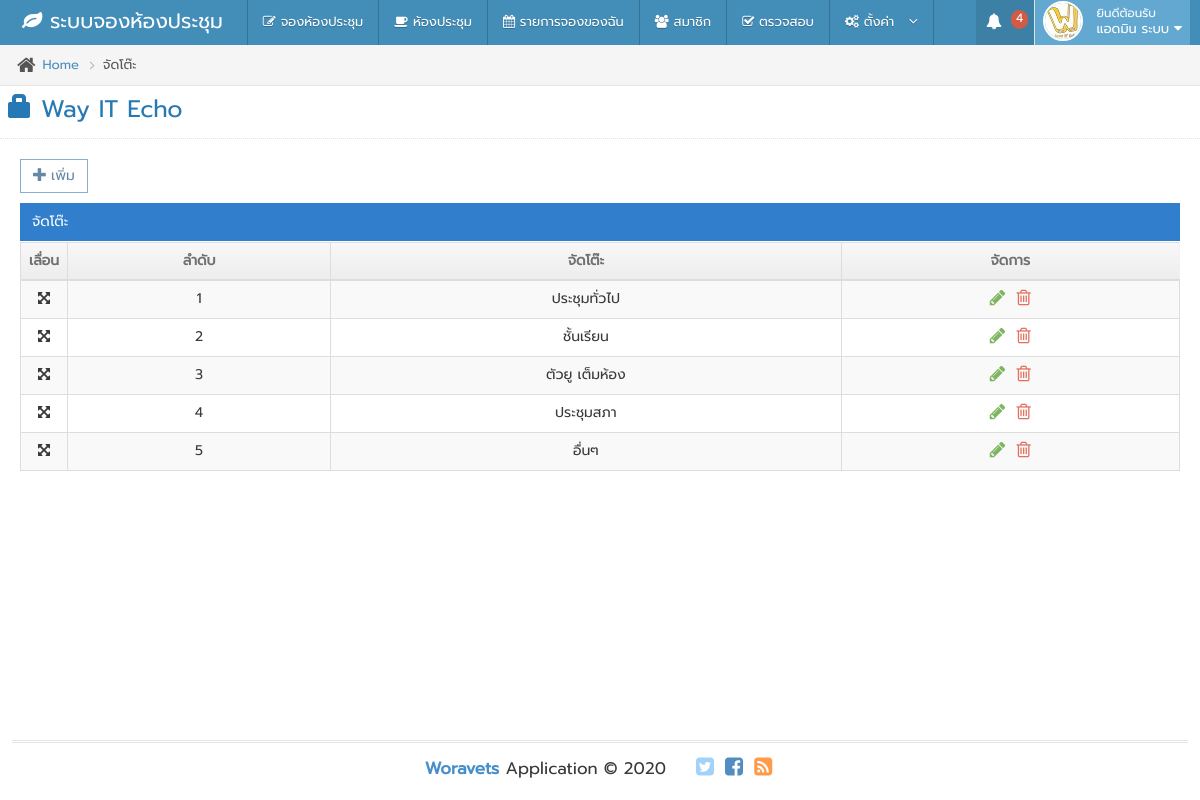
The app's page /style/index.php (signed in) with its own data.
### tables this page shows
CREATE TABLE `tb_member` (
  `id_member` int(5) NOT NULL,
  `username` varchar(20) NOT NULL,
  `password` varchar(20) NOT NULL,
  `ntitle` varchar(10) NOT NULL,
  `firstname` varchar(50) NOT NULL,
  `surname` varchar(50) NOT NULL,
  `email` varchar(50) NOT NULL,
  `status` varchar(5) NOT NULL,
  `position` varchar(200) NOT NULL,
  `phone` varchar(10) NOT NULL,
  `active` int(1) NOT NULL,
  `login_date` datetime NOT NULL,
  `login_times` int(6) NOT NULL,
  `create_date` datetime NOT NULL,
  `FilesName` varchar(20) NOT NULL
);

CREATE TABLE `tb_style` (
  `id_style` int(10) NOT NULL,
  `name_style` varchar(100) NOT NULL,
  `position` int(2) NOT NULL
);

### style/index.php (the view, shortened to what this page needs)
<?php
$title = 'จัดโต๊ะ';
include 'templates/header.php';
?>
<div class="breadcrumbs ace-save-state" id="breadcrumbs">
						<ul class="breadcrumb">
							<li>
								<i class="ace-icon fa fa-home home-icon"></i>
								<a href="index.php?page=home">Home</a>
							</li>
							<li class="active">จัดโต๊ะ</li>
						</ul>
</div>
<div class="page-header">
							<h1>
								<?php echo $org; ?>
							</h1>
</div>
<div class="main-container ace-save-state" id="main-container">
    <div class="main-content">
		<div class="main-content-inner">
			<div class="page-content" >
                <div class="row" >
                    <div class="col-sm-12">
<?php if ($_GET['action']=='') {
 ?>
<p> <a class="btn btn-white btn-primary" href="index.php?page=style&action=add" role="button"><i class="ace-icon glyphicon glyphicon-plus"></i>เพิ่ม</a><p>
<div class="table-header">
<?php echo $title; ?>
</div>
		<div>
<table id="dynamic-table" class="table table-striped table-bordered table-hover" >
<thead>
  <tr>
	<th width="20">เลื่อน</th>
    <th class="center">ลำดับ</th>
	<th class="center">จัดโต๊ะ</th>
	<th class="center">จัดการ</th>
  </tr>
</thead>
<tbody id="sortable">
<?php
$i=1 ;
$meSQL = "SELECT * FROM tb_style ORDER BY position asc";
$meQuery = $conn->query($meSQL);
while ($rs = $meQuery->fetch_assoc()){
?>
  <tr data-sort-id="<?php echo $rs['id_style']; ?>">
	<td class="center"><i class="fa fa-fw fa-arrows-alt" data-toggle="tooltip" title="Grag up or down"></i></td>
    <td class="center"><?php echo $i++; ?></td>
    <td class="center"><?php echo $rs['name_style']?></td>
	<td class="center">
	<div class="hidden-sm hidden-xs action-buttons">
	<a class="green" href="index.php?page=style&action=edit&id=<?php echo $rs['id_style']; ?>">
		<i class="ace-icon fa fa-pencil bigger-130" title="แก้ไข"></i>
	</a>
	<a class="red" href="style/action.php?action=delete&id=<?php echo $rs['id_style']; ?>" OnClick="return chkdel();">
		<i class="ace-icon fa fa-trash-o bigger-130" title="ลบ"></i>
	</a>
</div>
	</td>
  </tr>
  <?php } ?>
  </tbody>
</table>
<?php } ?>
				</div>
            </div>
		</div>
	</div>
<?php
include 'templates/footer.php';
?>

### templates/header.php (shortened to what this page needs)
<?php
if ($_SESSION['id'] != '') {
include 'connect.php';
$sql = "SELECT * FROM tb_member WHERE id_member = '{$_SESSION['id']}' ";
$rs = $conn->query( $sql )->fetch_assoc() ;
}
?>
<!DOCTYPE html>
<html lang="en" xmlns="http://www.w3.org/1999/xhtml">
	<head>
		<link rel="stylesheet" href="custom.css" />
		<link rel="stylesheet" href="assets/css/bootstrap.min.css" />
		<link rel="stylesheet" href="assets/font-awesome/4.5.0/css/font-awesome.min.css" />
        <link rel="stylesheet" href="assets/css/jquery-ui.custom.min.css" />
		<link rel="stylesheet" href="assets/css/colorbox.min.css" />
		<link rel="stylesheet" href="assets/css/ace.min.css" class="ace-main-stylesheet" id="main-ace-style" />
		<link rel="stylesheet" href="assets/css/ace-skins.min.css" />
		<link rel="stylesheet" href="assets/css/ace-rtl.min.css" />
        <link rel="stylesheet" href="assets/fullcalendar-3.6.2/fullcalendar.min.css"/>
        <link href="assets/dist/css/bootstrap-datepicker.css" rel="stylesheet" />
	</head>
<body class="no-skin">
<div id="navbar" class="navbar navbar-default    navbar-collapse       h-navbar ace-save-state">
			<div class="navbar-container ace-save-state" id="navbar-container">
				<div class="navbar-header pull-left">
					<a href="index.php?page=home" class="navbar-brand">
						<small>
							<i class="fa fa-leaf"></i>
							ระบบจองห้องประชุม
						</small>
					</a>
				</div>
				<nav id="sidebar" role="navigation" class="navbar-menu pull-left navbar-collapse collapse">
					<ul class="nav navbar-nav">
						<li class="<?php if ($_GET['page']=='booking'){echo 'active';}?>">
							<a href="index.php?page=booking">
								<i class="ace-icon fa  fa-pencil-square-o"></i>
								จองห้องประชุม
							</a>
						</li>
						<li class="<?php if ($_GET['page']=='rooms'){echo 'active';}?>">
							<a href="index.php?page=rooms">
								<i class="ace-icon fa  fa-coffee"></i>
								ห้องประชุม
							</a>
						</li>
<?php if ($_SESSION['status'] == 'admin' || $_SESSION['status'] == 'user') {?>
						<li class="<?php if ($_GET['page']=='mybooking'){echo 'active';}?>">
							<a href="index.php?page=mybooking">
								<i class="ace-icon fa  fa-calendar"></i>
								รายการจองของฉัน
							</a>
						</li>
<?php } ?>
<?php   if ($_SESSION['status'] =='admin')  { ?>
						<li class="<?php if ($_GET['page']=='member'){echo 'active';}?>">
							<a href="index.php?page=member">
								<i class="ace-icon fa fa-users"></i>
								สมาชิก
							</a>
						</li>
						<li class="<?php if ($_GET['page']=='report'){echo 'active';}?>">
							<a href="index.php?page=report">
								<i class="ace-icon fa fa-check-square-o"></i>
								ตรวจสอบ
							</a>
						</li>
						<li class="<?php if ($_GET['page']=='setrooms' || $_GET['page']=='style' || $_GET['page']=='equip' ){echo 'active';}?>">
							<a href="#" class="dropdown-toggle" data-toggle="dropdown">
							<i class="ace-icon fa fa-cogs"></i>
								ตั้งค่า
	  		&nbsp;
								<i class="ace-icon fa fa-angle-down bigger-110"></i>
							</a>
						</li>
<?php } ?>
					</ul>
				</nav>
				<div class="navbar-buttons navbar-header pull-right " role="navigation">
<?php if ($_SESSION['id'] != '') {?>
					<ul class="nav ace-nav">
<?php 	if ($_SESSION['status'] == 'admin') {
$sql2 = "SELECT COUNT(id) AS count1 FROM tb_event WHERE status = 0 ";
$rs2 = $conn->query($sql2)->fetch_assoc();?>
						<li class="transparent dropdown-modal open">
							<a class="dropdown-toggle" href="index.php?page=report&report=0" >
								<i class="ace-icon fa fa-bell icon-animated-bell"></i>
								<span class="badge badge-important"><?php if ($rs2['count1']==0){echo '';}else {echo $rs2['count1'];}?></span>
							</a>
						</li>
<?php } ?>
						<li class="light-blue dropdown-modal">
							<a data-toggle="dropdown" href="#" class="dropdown-toggle">
							<img class="nav-user-photo" src="assets/images/avatars/way.jpg" alt="Member Photo" />
								<span class="user-info">
									<small>ยินดีต้อนรับ</small>
										<span style="font-size:13px;">
<?php
										echo $rs['firstname'].'  '.$rs['surname'];
?>
										</span>
								<i class="ace-icon fa fa-caret-down"></i>
							</a>
						</li>
					</ul>
<?php } ?>
						</div>
			</div>
		</div>

### custom.css (style rules this page uses)
body { font-family: 'Prompt' !important; }
h1, h2, h3, h4, h5, h6 { font-family: "Prompt",Helvetica Neue,sans-serif !important; }

### records on screen
tb_member: firstname "แอดมิน", surname "ระบบ"
tb_style: name_style "ประชุมทั่วไป"
tb_style: name_style "ชั้นเรียน"
tb_style: name_style "ตัวยู เต็มห้อง"
tb_style: name_style "ประชุมสภา"
tb_style: name_style "อื่นๆ"

### other values on screen
$rs2['count1'] "4"
$title "จัดโต๊ะ"
